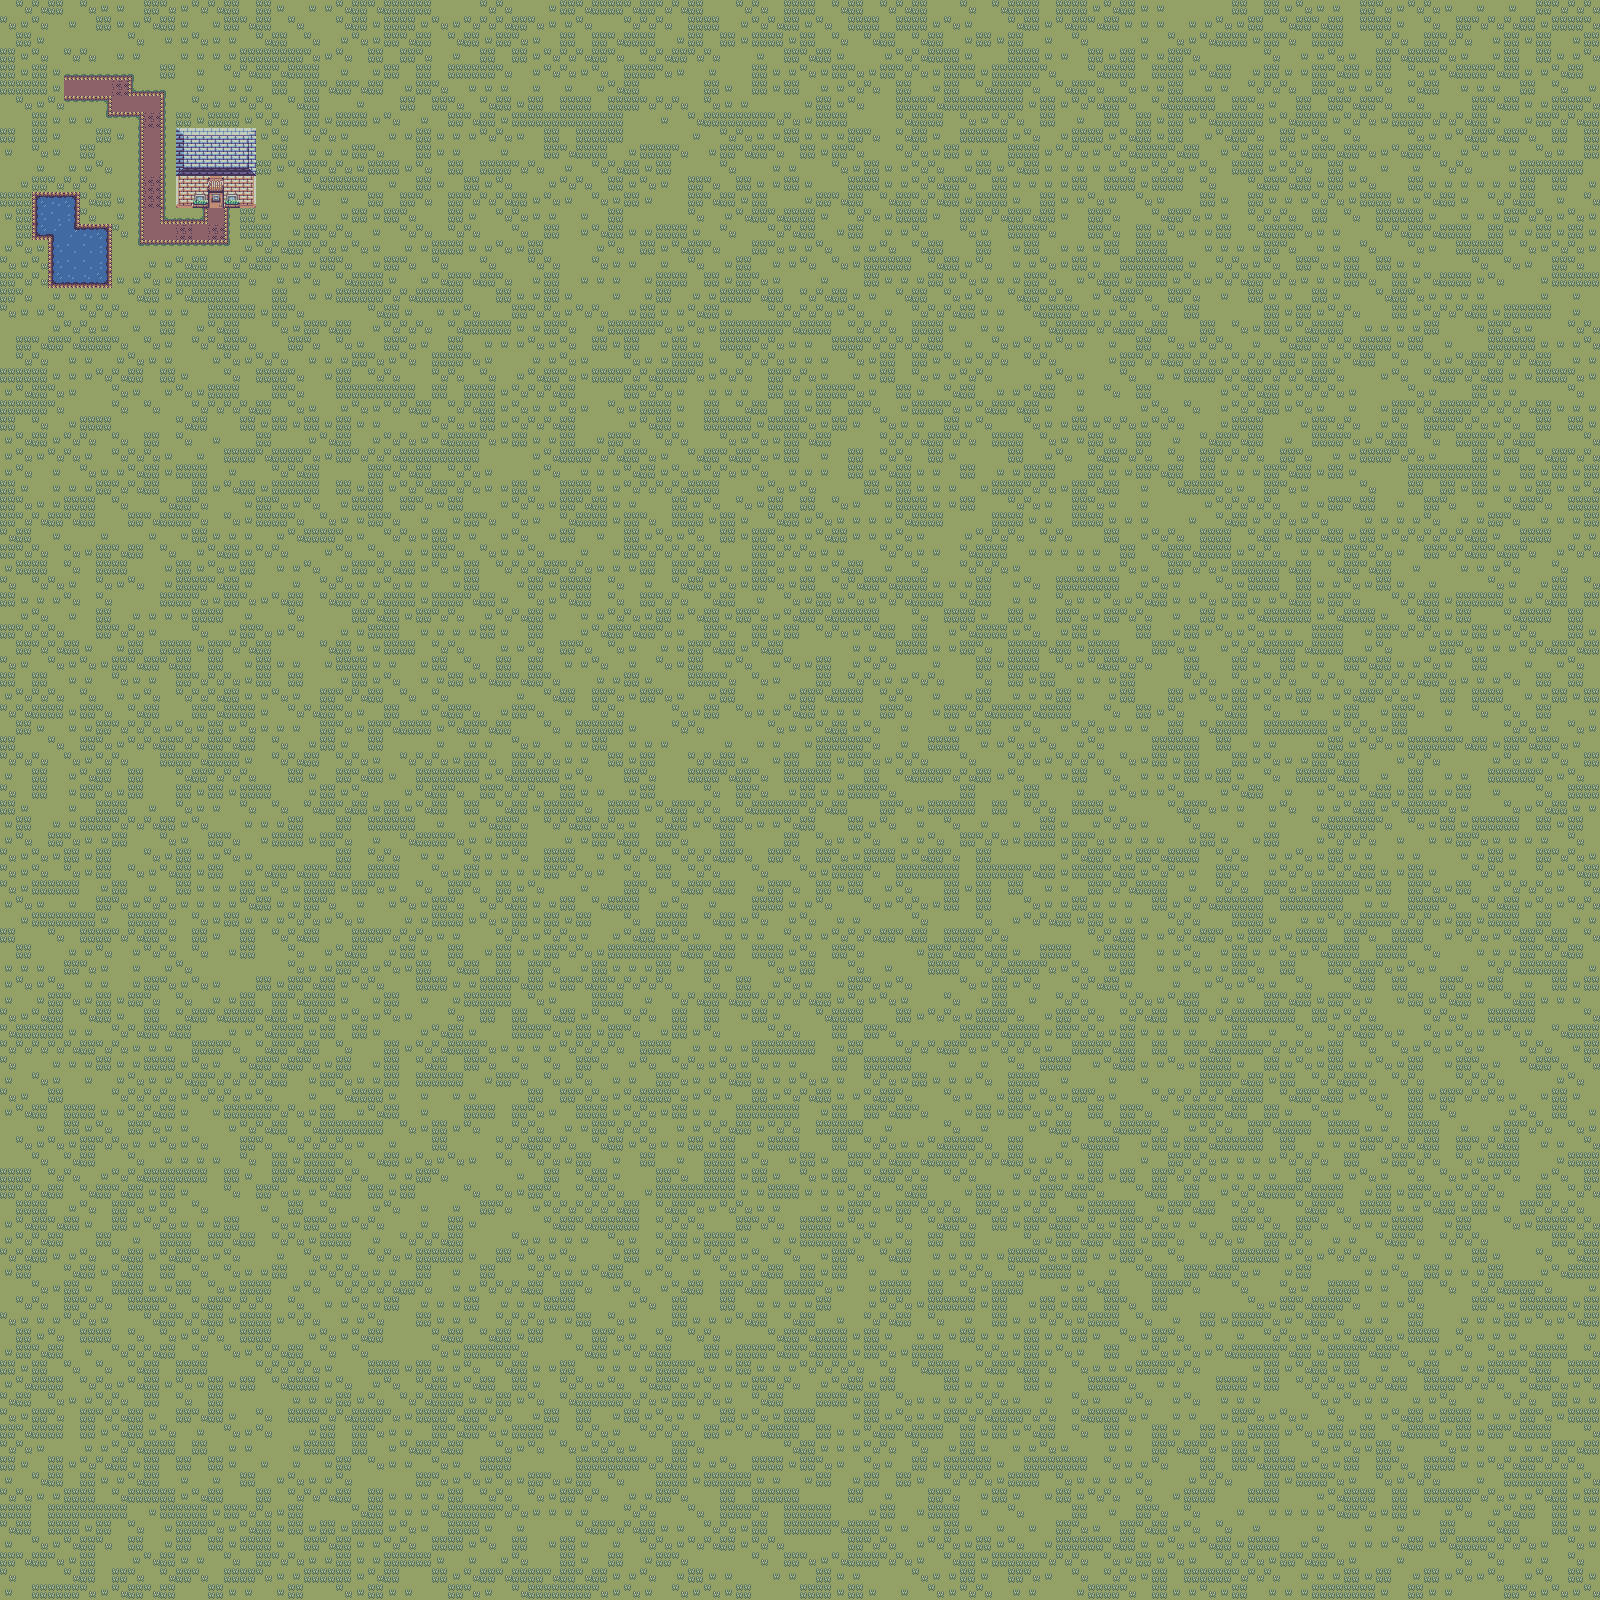

The image is a tile-based game level rendered from a .tmx file. Its description and source (layers, tilesets, objects; grid data summarised) follow:
An orthogonal 100x100 tile map with 16x16 px tiles, 2 tile layers (background, map) and 9 objects (3x water, shop1.1, shop1.2, shop1.3, spawn, ...).

<map version="1.4" tiledversion="1.4.2" orientation="orthogonal" renderorder="right-down" width="100" height="100" tilewidth="16" tileheight="16" infinite="0" nextlayerid="6" nextobjectid="17">
 <tileset firstgid="1" source="../tileset/tiny-16.tsx" />
 <layer id="1" name="background" width="100" height="100">
  <data>[10000 cells, 10000 non-empty, 4 distinct tile ids]</data>
 </layer>
 <layer id="2" name="map" width="100" height="100">
  <data>[10000 cells, 108 non-empty, 40 distinct tile ids]</data>
 </layer>
 <objectgroup id="5" name="impassables">
  <object id="9" name="pond1.3" type="water" x="32" y="192" width="48" height="48" />
  <object id="10" name="pond1.2" type="water" x="48" y="240" width="64" height="48" />
  <object id="11" name="pond1.1" type="water" x="80" y="224" width="32" height="16" />
  <object id="12" name="shop1.1" x="176" y="128" width="80" height="64" />
  <object id="14" name="shop1.2" x="227" y="192" width="29" height="16" />
  <object id="15" name="shop1.3" x="176" y="192" width="29" height="16" />
 </objectgroup>
 <objectgroup id="4" name="spawns">
  <object id="7" name="spawn1" type="spawn" x="64" y="80">
   <point />
  </object>
  <object id="16" name="shop1" x="208" y="208">
   <point />
  </object>
 </objectgroup>
 <objectgroup id="3" name="doors">
  <object id="1" name="shop1" type="door" x="205" y="192.364" width="22" height="15.4545">
   <properties>
    <property name="to_map" value="shop1" />
    <property name="to_spawn" value="shop1" />
   </properties>
  </object>
 </objectgroup>
</map>
